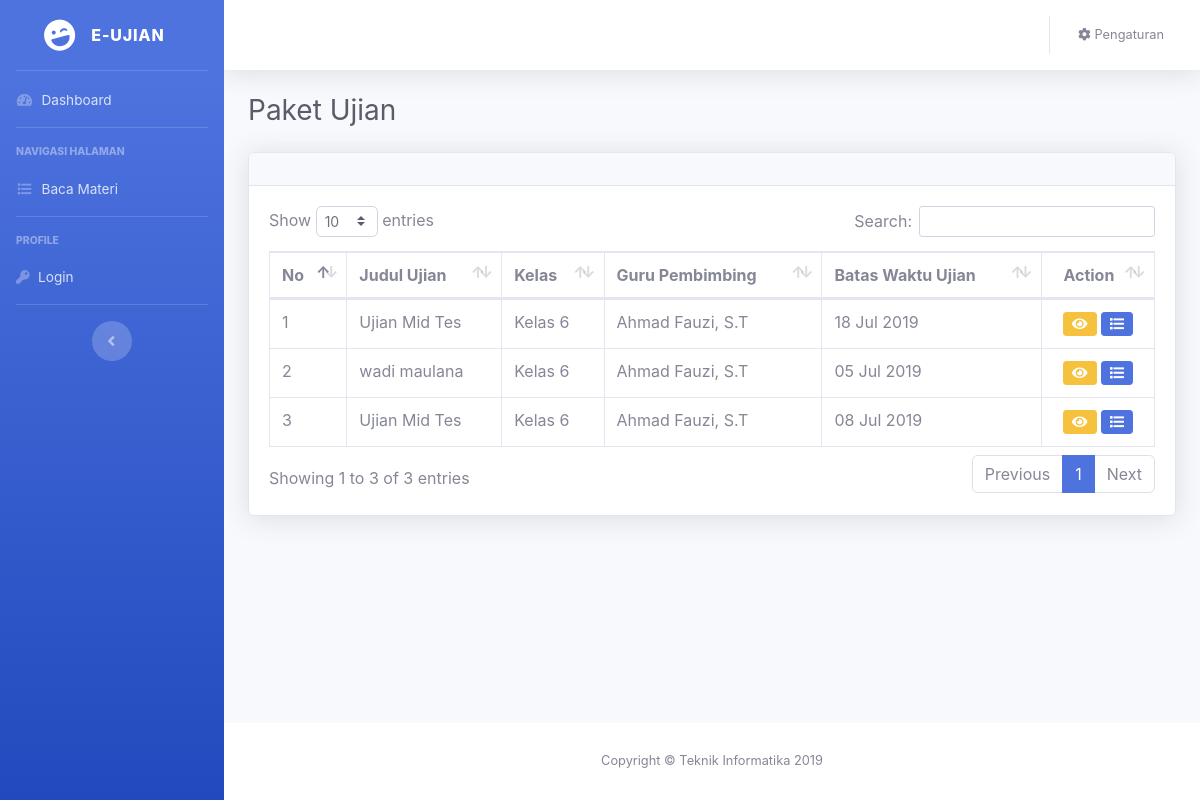
The app's page /index.php/welcome/listUjian with its own data.
### tables this page shows
CREATE TABLE `tb_soal_ujian` (
  `id_soalujian` int(11) NOT NULL,
  `nip` varchar(18) NOT NULL,
  `judul_soal_ujian` varchar(20) DEFAULT NULL,
  `id_kelas` int(11) DEFAULT NULL,
  `token` varchar(10) NOT NULL,
  `waktu_ujian` date NOT NULL,
  `lama_pengerjaan` int(11) NOT NULL,
  `keterangan` varchar(500) DEFAULT NULL,
  `log_soal_ujian` datetime DEFAULT NULL
);

CREATE TABLE `tb_kelas` (
  `id_kelas` int(11) NOT NULL,
  `nama_kelas` varchar(6) DEFAULT NULL,
  `log_kelas` datetime DEFAULT NULL
);

CREATE TABLE `tb_guru` (
  `nip` varchar(18) NOT NULL,
  `nama_guru` varchar(40) DEFAULT NULL,
  `jk_guru` enum('L','P') DEFAULT NULL,
  `tmp_lahir_guru` varchar(40) DEFAULT NULL,
  `tgl_lahir_guru` date DEFAULT NULL,
  `alamat_guru` varchar(40) DEFAULT NULL,
  `photo_guru` varchar(255) DEFAULT NULL,
  `log_guru` datetime DEFAULT NULL,
  `pass_guru` varchar(255) DEFAULT NULL
);

### application/controllers/Welcome.php (called while the page is built, shortened)
<?php
class Welcome extends CI_Controller {
	function __construct(){
		$this->load->model('mymodel');
	}
	public function listUjian()
	{
		$data     = array(
					'level'  => $this->session->userdata('level'),
					'nip_now'    => $this->session->userdata('username'),
					'nama_now'   => $this->session->userdata('nama'),);
		$from 		= 'tb_soal_ujian';
		$table 		= array( 'tb_guru','tb_kelas' );
		$join 		= array( 'tb_soal_ujian.nip = tb_guru.nip','tb_soal_ujian.id_kelas = tb_kelas.id_kelas' );
		$bycolumn 	= 'tb_soal_ujian.id_soalujian';
		$order 		= 'ASC';
		$ujian		= $this->mymodel->joinOrder($from, $table, $join, $bycolumn, $order)->result_array();
		foreach ($ujian as $key => $value) {
			$where 			= array( 'id_soalujian' => $value['id_soalujian'], 'nis' => $data['nip_now'] );
			$sudahUjian 	= $this->mymodel->getWhere('tb_ujian',$where)->row_array();
			$jmlsudahUjian 	= $this->mymodel->getWhere('tb_ujian',$where)->num_rows();
			$data['ujian'][$key] 	= array(
									'id_soalujian' 		=> $value['id_soalujian'],
									'nip' 				=> $value['nip'],
									'token' 			=> $value['token'],
									'waktu_ujian' 		=> $value['waktu_ujian'],
									'lama_pengerjaan'	=> $value['lama_pengerjaan'],
									'keterangan'		=> $value['keterangan'],
									'log_soal_ujian'	=> $value['log_soal_ujian'],
									'nama_guru'			=> $value['nama_guru'],
									'sudah_ujian'		=> ($jmlsudahUjian>0)?'sudah':'belum',
									'nis' 				=> $sudahUjian['nis'],
									'nis_now'			=> $data['nip_now'],
									'judul_soal_ujian'	=> $value['judul_soal_ujian'],
									'id_kelas'			=> $value['id_kelas'],
									'nama_kelas'		=> $value['nama_kelas']
								);
		}
		$data['diri'] 		= $this->mymodel->getWhere('tb_siswa',array('nis' => $data['nip_now']))->row_array();
		$this->load->view('data/list_ujian',$data);
	}
}
?>

### index.php (called while the page is built, shortened)
<?php
require_once BASEPATH.'core/CodeIgniter.php';

### application/models/mymodel.php (called while the page is built, shortened)
<?php
class Mymodel extends CI_Model{
	public function joinOrder($from, &$table, &$join, $bycolumn, $order){
		$i = 0;
		foreach ($table as $data ) {
			$tabel = $table[$i];
			$relasi = $join[$i];
			$this->db->join($tabel, $relasi);
		$i++;
		}
		$this->db->order_by($bycolumn, $order);
		return $this->db->get($from);
	}
}
?>

### application/views/data/list_ujian.php (the view, shortened to what this page needs)
<html lang="en">
<?php $this->load->view('template/header') ?>
<body id="page-top">
    <div id="wrapper">
    <?php $this->load->view('template/menu_bar') ?>
      <div id="content-wrapper" class="d-flex flex-column">
        <div id="content">
        <?php $this->load->view('template/nav-bar-atas') ?>
          <div class="container-fluid">
            <div class="row">
              <div class="col-md-4">
                <h1 class="h3 mb-4 text-gray-800">Paket Ujian </h1>
              </div>
              <div class="col-md-6">
              </div>
            </div>
            <div class="row">
              <div class="col-md-12">
                <div class="card shadow">
                  <div class="card-header py-3">
                  </div>
                  <div class="card-body">
                    <table class="table table-bordered table-hover" id="dataTable">
                      <thead>
                        <tr>
                          <th>No</th>
                          <th >Judul Ujian</th>
                          <th>Kelas</th>
                          <th  >Guru Pembimbing</th>
                          <th>Batas Waktu Ujian </th>
                          <th class="text-center" >Action</th>
                        </tr>
                      </thead>
                      <tbody>
                        <?php if(isset($ujian)): ?>
                        <?php $no=1; foreach ($ujian as $data):?>
                          <tr>
                            <td><?=$no?></td>
                            <td><?=$data['judul_soal_ujian']?></td>
                            <td>Kelas <?=$data['nama_kelas']?></td>
                            <td><?=$data['nama_guru']?></td>
                            <td><?=date('d M Y',strtotime($data['waktu_ujian']))?></td>
                            <td class="text-center">
                            <?php if($level != 'siswa'): ?>
                              <a href="#detail<?=$no?>" data-toggle="modal" class="btn btn-warning btn-sm">
                                <i class="fa fa-eye"></i>
                              </a>
                              <a href="<?=site_url()?>/ujianController/nilaiUjian/<?=$data['id_soalujian']?>" class="btn btn-primary btn-sm"><i class="fa fa-list"></i></a>
                            <?php endif; ?>
                            </td>
                          </tr>
                        <?php $no++; endforeach; ?>
                      <?php endif;?>
                      </tbody>
                    </table>
                  </div>
                </div>
              </div>
            </div>
          </div>
        </div>
      <?php $this->load->view('template/footer') ?>
      </div>
    </div>
</body>
</html>

### application/views/template/header.php (shortened to what this page needs)
<head>
  <link href="<?=base_url()?>assets/template/vendor/fontawesome-free/css/all.min.css" rel="stylesheet" type="text/css">
  <link href="<?=base_url()?>assets/template/css/sb-admin-2.min.css" rel="stylesheet">
  <link href="<?=base_url()?>assets/template/vendor/datatables/dataTables.bootstrap4.min.css" rel="stylesheet">
  <link rel="stylesheet" type="text/css" href="<?=base_url()?>assets/bootstrap-datepicker/css/bootstrap-datepicker.css">
</head>

### application/views/template/menu_bar.php (shortened to what this page needs)
<?php $level = $this->session->userdata('level');?>
<ul class="navbar-nav bg-gradient-primary sidebar sidebar-dark accordion" id="accordionSidebar">
      <a class="sidebar-brand d-flex align-items-center justify-content-center" href="i<?=site_url()?>">
        <div class="sidebar-brand-icon rotate-n-15">
          <i class="fas fa-laugh-wink"></i>
        </div>
        <div class="sidebar-brand-text mx-3">e-ujian</sup></div>
      </a>
      <hr class="sidebar-divider my-0">
      <li class="nav-item">
        <a class="nav-link" href="<?=site_url()?>">
          <i class="fas fa-fw fa-tachometer-alt"></i>
          <span>Dashboard</span></a>
      </li>
      <hr class="sidebar-divider">
      <div class="sidebar-heading">
        NAVIGASI HALAMAN
      </div>
      <li class="nav-item">
        <a class="nav-link" href="<?=site_url()?>/Welcome/bacaMateri/0">
          <i class="fas fa-fw fa-list"></i>
          <span>Baca Materi</span></a>
      </li>
      <hr class="sidebar-divider">
      <div class="sidebar-heading">
        PROFILE
      </div>
<?php if(isset($level)): ?>
      <li class="nav-item">
        <a class="nav-link" href="<?=site_url()?>/Welcome/akun">
          <i class="fas fa-fw fa-user"></i>
          <span>Akun</span></a>
      </li>
      <li class="nav-item">
        <a class="nav-link" href="<?=site_url()?>/loginController/logout">
          <i class="fas fa-fw fa-power-off"></i>
          <span>Log Out</span></a>
      </li>
<?php else: ?>
      <li class="nav-item">
        <a class="nav-link" href="<?=site_url()?>/loginController">
          <i class="fa fa-key"></i>
          <span>Login</span></a>
      </li>
<?php endif; ?>
      <hr class="sidebar-divider d-none d-md-block">
      <div class="text-center d-none d-md-inline">
        <button class="rounded-circle border-0" id="sidebarToggle"></button>
      </div>
    </ul>

### application/views/template/nav-bar-atas.php (shortened to what this page needs)
<nav class="navbar navbar-expand navbar-light bg-white topbar mb-4 static-top shadow">
  <ul class="navbar-nav ml-auto">
    <li class="nav-item dropdown no-arrow">
      <a class="nav-link dropdown-toggle" href="#" id="userDropdown" role="button" data-toggle="dropdown" aria-haspopup="true" aria-expanded="false">
        <span class="mr-2 d-none d-lg-inline text-gray-600 small">
          <i class="fa fa-cog"></i> Pengaturan
        </span>
      </a>
    </li>
  </ul>
</nav>

### application/views/template/footer.php
<footer class="sticky-footer bg-white">
  <div class="container my-auto">
    <div class="copyright text-center my-auto">
      <span>Copyright &copy; Teknik Informatika 2019</span>
    </div>
  </div>
</footer>

### records on screen
tb_soal_ujian: judul_soal_ujian "Ujian Mid Tes", id_kelas.nama_kelas "6", nip.nama_guru "Ahmad Fauzi, S.T", waktu_ujian "18 Jul 2019"
tb_soal_ujian: judul_soal_ujian "wadi maulana", id_kelas.nama_kelas "6", nip.nama_guru "Ahmad Fauzi, S.T", waktu_ujian "05 Jul 2019"
tb_soal_ujian: judul_soal_ujian "Ujian Mid Tes", id_kelas.nama_kelas "6", nip.nama_guru "Ahmad Fauzi, S.T", waktu_ujian "08 Jul 2019"
